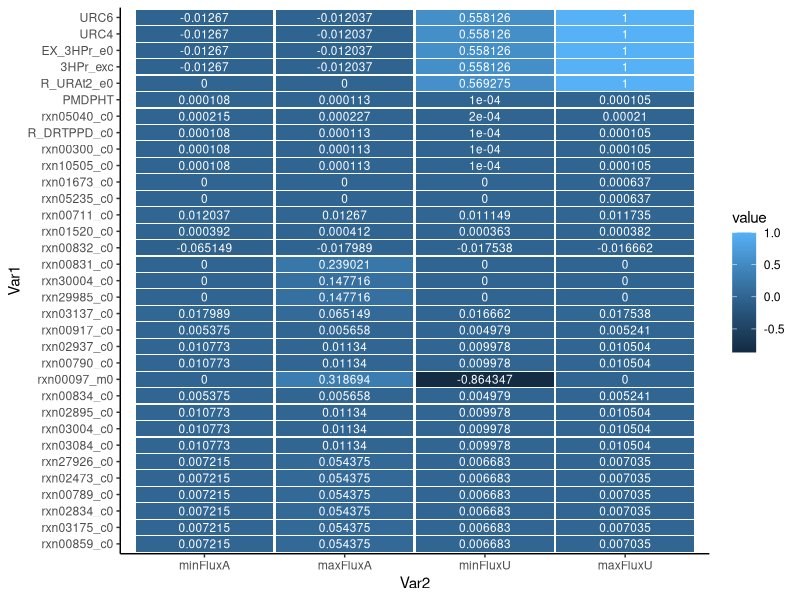

The R script that drew this image:
library(ggplot2)
library(reshape2)
library(plyr)

setwd('D:/ScientificReports/GeneExpressionIntegration/')

fva=read.csv('EnrichedReactionsFluxRange.csv',header = T)
paths=read.csv('PathwaysEnrichedImp.csv',header = F)

fva=data.frame(fva)
paths=data.frame(paths)

colnames(paths)=c('Reactions','Pathway')

merged=join(fva,paths,by='Reactions',type='right')

dataA=as.matrix(merged[,2:3])
dataU=as.matrix(merged[,4:5])

rownames(dataA)=merged[,1]
rownames(dataU)=merged[,1]
colnames(dataA)=c('minFluxA','maxFluxA')
colnames(dataU)=c('minFluxU','maxFluxU')

data=cbind(dataA,dataU)

mat=data

mat=round(mat,6)

ggplot(melt(mat), aes(Var2, Var1, fill= value)) + 
  geom_tile(aes(width=0.98, height=.93)) + geom_text(aes(label=value),color='white', size=3.0)+
  theme_classic()






